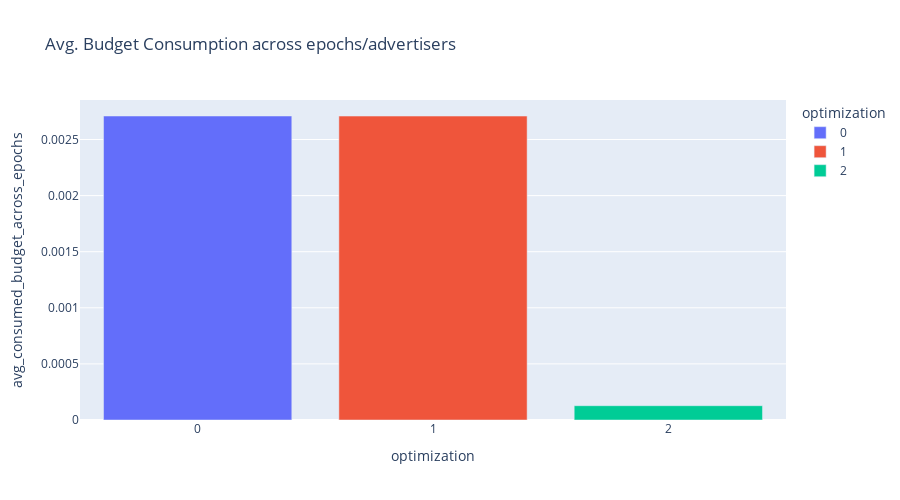

Write notebook code for a chart like this one.
### Code cell
from utils import analyze_budget_consumption

path = "ray/criteo/optimizations/run_and_report_2024-03-12_01-42-59"
df = analyze_budget_consumption(path)

### Figure 1 — Plotly figure (JSON) as saved in the notebook; plotly's stock layout.template omitted (floating-point values rounded to 4 significant figures)
{"data": [{"alignmentgroup": "True", "hovertemplate": "optimization=%{x}<br>avg_consumed_budget_across_epochs=%{y}<extra></extra>", "legendgroup": "0", "marker": {"color": "#636efa", "pattern": {"shape": ""}}, "name": "0", "offsetgroup": "0", "orientation": "v", "showlegend": true, "textposition": "auto", "type": "bar", "x": ["0"], "xaxis": "x", "y": [0.002709], "yaxis": "y"}, {"alignmentgroup": "True", "hovertemplate": "optimization=%{x}<br>avg_consumed_budget_across_epochs=%{y}<extra></extra>", "legendgroup": "1", "marker": {"color": "#EF553B", "pattern": {"shape": ""}}, "name": "1", "offsetgroup": "1", "orientation": "v", "showlegend": true, "textposition": "auto", "type": "bar", "x": ["1"], "xaxis": "x", "y": [0.002709], "yaxis": "y"}, {"alignmentgroup": "True", "hovertemplate": "optimization=%{x}<br>avg_consumed_budget_across_epochs=%{y}<extra></extra>", "legendgroup": "2", "marker": {"color": "#00cc96", "pattern": {"shape": ""}}, "name": "2", "offsetgroup": "2", "orientation": "v", "showlegend": true, "textposition": "auto", "type": "bar", "x": ["2"], "xaxis": "x", "y": [0.0001274], "yaxis": "y"}], "layout": {"barmode": "relative", "height": 500, "legend": {"title": {"text": "optimization"}, "tracegroupgap": 0}, "title": {"text": "Avg. Budget Consumption across epochs/advertisers"}, "width": 900, "xaxis": {"anchor": "y", "autorange": true, "categoryarray": ["0", "1", "2"], "categoryorder": "array", "domain": [0, 1], "range": [-0.5, 2.5], "title": {"text": "optimization"}, "type": "category"}, "yaxis": {"anchor": "x", "autorange": true, "domain": [0, 1], "range": [0, 0.002852], "title": {"text": "avg_consumed_budget_across_epochs"}, "type": "linear"}}}
